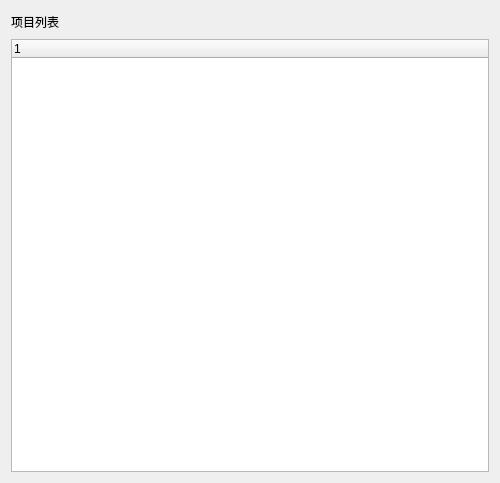
<?xml version="1.0" encoding="UTF-8"?>
<ui version="4.0">
 <class>ProTree</class>
 <widget class="QDialog" name="ProTree">
  <property name="geometry">
   <rect>
    <x>0</x>
    <y>0</y>
    <width>500</width>
    <height>483</height>
   </rect>
  </property>
  <property name="windowTitle">
   <string>Dialog</string>
  </property>
  <layout class="QGridLayout" name="gridLayout">
   <item row="0" column="0">
    <layout class="QVBoxLayout" name="VerticalLayout" stretch="1,20">
     <item>
      <widget class="QLabel" name="labelPro">
       <property name="text">
        <string>项目列表</string>
       </property>
      </widget>
     </item>
     <item>
      <widget class="proTreeWidget" name="treeWidget">
       <column>
        <property name="text">
         <string notr="true">1</string>
        </property>
       </column>
      </widget>
     </item>
    </layout>
   </item>
  </layout>
 </widget>
 <customwidgets>
  <customwidget>
   <class>proTreeWidget</class>
   <extends>QTreeWidget</extends>
   <header>protreewidget.h</header>
  </customwidget>
 </customwidgets>
 <resources/>
 <connections/>
</ui>
